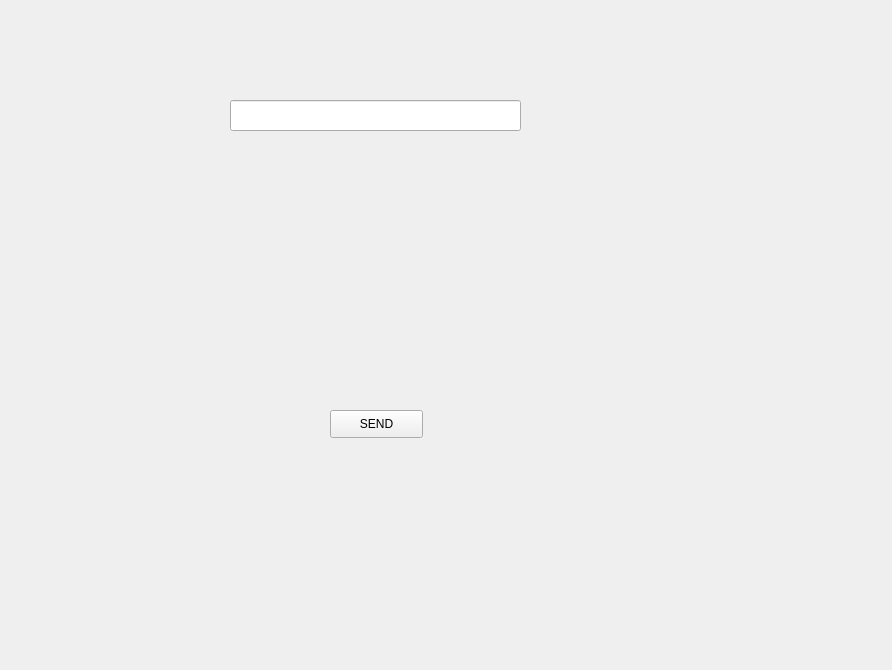
<?xml version="1.0" encoding="UTF-8"?>
<ui version="4.0">
 <class>IntegralaClass</class>
 <widget class="QWidget" name="IntegralaClass">
  <property name="geometry">
   <rect>
    <x>0</x>
    <y>0</y>
    <width>892</width>
    <height>670</height>
   </rect>
  </property>
  <property name="windowTitle">
   <string>IntegralaClass</string>
  </property>
  <widget class="QPushButton" name="button">
   <property name="geometry">
    <rect>
     <x>330</x>
     <y>410</y>
     <width>93</width>
     <height>28</height>
    </rect>
   </property>
   <property name="text">
    <string>SEND</string>
   </property>
  </widget>
  <widget class="QLineEdit" name="send_mess">
   <property name="geometry">
    <rect>
     <x>230</x>
     <y>100</y>
     <width>291</width>
     <height>31</height>
    </rect>
   </property>
  </widget>
  <widget class="QLabel" name="receive_mess">
   <property name="geometry">
    <rect>
     <x>220</x>
     <y>180</y>
     <width>311</width>
     <height>191</height>
    </rect>
   </property>
   <property name="text">
    <string/>
   </property>
  </widget>
 </widget>
 <layoutdefault spacing="6" margin="11"/>
 <resources/>
 <connections/>
</ui>
